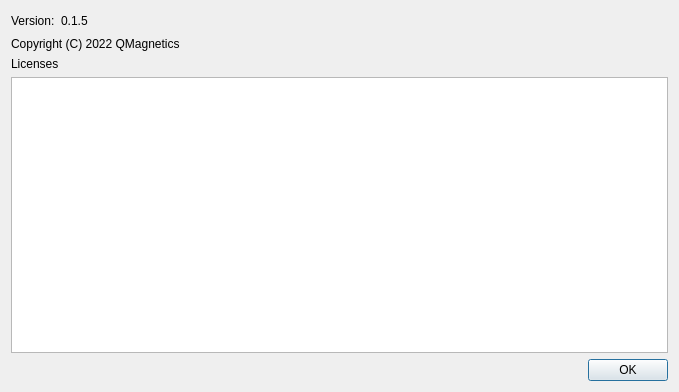
<?xml version="1.0" encoding="UTF-8"?>
<ui version="4.0">
 <class>AboutDialog</class>
 <widget class="QDialog" name="AboutDialog">
  <property name="geometry">
   <rect>
    <x>0</x>
    <y>0</y>
    <width>679</width>
    <height>392</height>
   </rect>
  </property>
  <property name="windowTitle">
   <string>Dialog</string>
  </property>
  <layout class="QVBoxLayout" name="verticalLayout">
   <item>
    <layout class="QHBoxLayout" name="horizontalLayout">
     <item>
      <widget class="QLabel" name="label">
       <property name="text">
        <string>Version:</string>
       </property>
      </widget>
     </item>
     <item>
      <widget class="QLabel" name="versionLabel">
       <property name="text">
        <string>0.1.5</string>
       </property>
      </widget>
     </item>
     <item>
      <spacer name="horizontalSpacer">
       <property name="orientation">
        <enum>Qt::Horizontal</enum>
       </property>
       <property name="sizeHint" stdset="0">
        <size>
         <width>40</width>
         <height>20</height>
        </size>
       </property>
      </spacer>
     </item>
    </layout>
   </item>
   <item>
    <widget class="QLabel" name="label_3">
     <property name="text">
      <string>Copyright (C) 2022 QMagnetics</string>
     </property>
    </widget>
   </item>
   <item>
    <widget class="QLabel" name="label_4">
     <property name="text">
      <string>Licenses</string>
     </property>
    </widget>
   </item>
   <item>
    <widget class="QPlainTextEdit" name="licensesField">
     <property name="readOnly">
      <bool>true</bool>
     </property>
    </widget>
   </item>
   <item>
    <widget class="QDialogButtonBox" name="buttonBox">
     <property name="orientation">
      <enum>Qt::Horizontal</enum>
     </property>
     <property name="standardButtons">
      <set>QDialogButtonBox::Ok</set>
     </property>
    </widget>
   </item>
  </layout>
 </widget>
 <resources/>
 <connections>
  <connection>
   <sender>buttonBox</sender>
   <signal>accepted()</signal>
   <receiver>AboutDialog</receiver>
   <slot>accept()</slot>
   <hints>
    <hint type="sourcelabel">
     <x>548</x>
     <y>514</y>
    </hint>
    <hint type="destinationlabel">
     <x>157</x>
     <y>274</y>
    </hint>
   </hints>
  </connection>
 </connections>
</ui>
